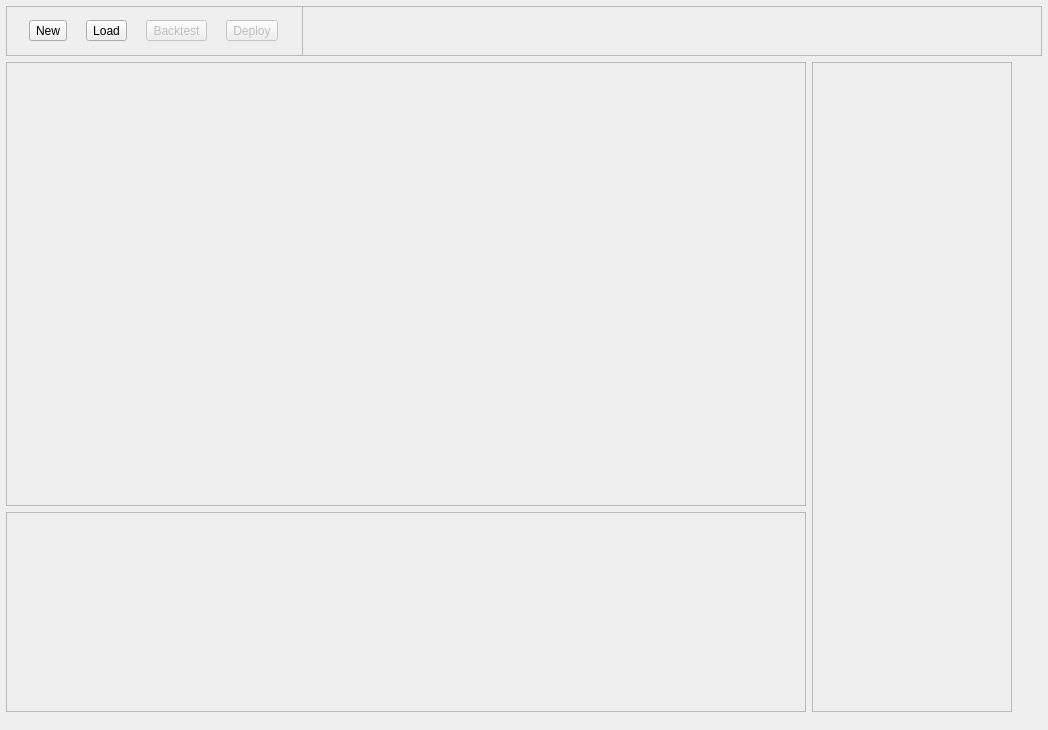
<?xml version="1.0" encoding="UTF-8"?>
<ui version="4.0">
 <class>Backtesting</class>
 <widget class="QWidget" name="Backtesting">
  <property name="geometry">
   <rect>
    <x>0</x>
    <y>0</y>
    <width>1048</width>
    <height>730</height>
   </rect>
  </property>
  <property name="windowTitle">
   <string>Form</string>
  </property>
  <widget class="QFrame" name="frame">
   <property name="geometry">
    <rect>
     <x>6</x>
     <y>6</y>
     <width>1036</width>
     <height>50</height>
    </rect>
   </property>
   <property name="minimumSize">
    <size>
     <width>0</width>
     <height>50</height>
    </size>
   </property>
   <property name="maximumSize">
    <size>
     <width>16777215</width>
     <height>50</height>
    </size>
   </property>
   <property name="frameShape">
    <enum>QFrame::StyledPanel</enum>
   </property>
   <property name="frameShadow">
    <enum>QFrame::Raised</enum>
   </property>
   <widget class="QFrame" name="commands_frame">
    <property name="geometry">
     <rect>
      <x>0</x>
      <y>0</y>
      <width>297</width>
      <height>50</height>
     </rect>
    </property>
    <property name="frameShape">
     <enum>QFrame::StyledPanel</enum>
    </property>
    <property name="frameShadow">
     <enum>QFrame::Raised</enum>
    </property>
    <layout class="QHBoxLayout" name="horizontalLayout">
     <item>
      <widget class="QToolButton" name="new_button">
       <property name="text">
        <string>New</string>
       </property>
      </widget>
     </item>
     <item>
      <widget class="QToolButton" name="load_button">
       <property name="text">
        <string>Load</string>
       </property>
       <property name="autoRaise">
        <bool>false</bool>
       </property>
      </widget>
     </item>
     <item>
      <widget class="QToolButton" name="backtest_button">
       <property name="enabled">
        <bool>false</bool>
       </property>
       <property name="text">
        <string>Backtest</string>
       </property>
      </widget>
     </item>
     <item>
      <widget class="QToolButton" name="deploy_button">
       <property name="enabled">
        <bool>false</bool>
       </property>
       <property name="text">
        <string>Deploy</string>
       </property>
      </widget>
     </item>
    </layout>
   </widget>
  </widget>
  <widget class="QFrame" name="frame_2">
   <property name="geometry">
    <rect>
     <x>6</x>
     <y>62</y>
     <width>1006</width>
     <height>650</height>
    </rect>
   </property>
   <property name="frameShape">
    <enum>QFrame::NoFrame</enum>
   </property>
   <property name="frameShadow">
    <enum>QFrame::Plain</enum>
   </property>
   <layout class="QHBoxLayout" name="horizontalLayout_2">
    <property name="leftMargin">
     <number>0</number>
    </property>
    <property name="topMargin">
     <number>0</number>
    </property>
    <property name="rightMargin">
     <number>0</number>
    </property>
    <property name="bottomMargin">
     <number>0</number>
    </property>
    <item>
     <widget class="QFrame" name="frame_3">
      <property name="minimumSize">
       <size>
        <width>0</width>
        <height>650</height>
       </size>
      </property>
      <property name="frameShape">
       <enum>QFrame::NoFrame</enum>
      </property>
      <property name="frameShadow">
       <enum>QFrame::Plain</enum>
      </property>
      <property name="lineWidth">
       <number>0</number>
      </property>
      <layout class="QVBoxLayout" name="verticalLayout_2">
       <property name="leftMargin">
        <number>0</number>
       </property>
       <property name="topMargin">
        <number>0</number>
       </property>
       <property name="rightMargin">
        <number>0</number>
       </property>
       <property name="bottomMargin">
        <number>0</number>
       </property>
       <item>
        <widget class="QFrame" name="performance">
         <property name="sizePolicy">
          <sizepolicy hsizetype="Expanding" vsizetype="Expanding">
           <horstretch>0</horstretch>
           <verstretch>0</verstretch>
          </sizepolicy>
         </property>
         <property name="minimumSize">
          <size>
           <width>800</width>
           <height>400</height>
          </size>
         </property>
         <property name="acceptDrops">
          <bool>false</bool>
         </property>
         <property name="frameShape">
          <enum>QFrame::StyledPanel</enum>
         </property>
         <property name="frameShadow">
          <enum>QFrame::Raised</enum>
         </property>
         <widget class="QStackedWidget" name="stackedWidget">
          <property name="geometry">
           <rect>
            <x>370</x>
            <y>140</y>
            <width>120</width>
            <height>80</height>
           </rect>
          </property>
          <widget class="QWidget" name="page"/>
          <widget class="QWidget" name="page_2"/>
         </widget>
        </widget>
       </item>
       <item>
        <widget class="QFrame" name="console_frame">
         <property name="sizePolicy">
          <sizepolicy hsizetype="Preferred" vsizetype="Preferred">
           <horstretch>0</horstretch>
           <verstretch>0</verstretch>
          </sizepolicy>
         </property>
         <property name="minimumSize">
          <size>
           <width>800</width>
           <height>200</height>
          </size>
         </property>
         <property name="toolTipDuration">
          <number>-1</number>
         </property>
         <property name="frameShape">
          <enum>QFrame::StyledPanel</enum>
         </property>
         <property name="frameShadow">
          <enum>QFrame::Raised</enum>
         </property>
         <layout class="QHBoxLayout" name="horizontalLayout_3"/>
        </widget>
       </item>
      </layout>
     </widget>
    </item>
    <item>
     <widget class="QFrame" name="settings_frame">
      <property name="sizePolicy">
       <sizepolicy hsizetype="Expanding" vsizetype="Preferred">
        <horstretch>0</horstretch>
        <verstretch>0</verstretch>
       </sizepolicy>
      </property>
      <property name="minimumSize">
       <size>
        <width>200</width>
        <height>600</height>
       </size>
      </property>
      <property name="maximumSize">
       <size>
        <width>200</width>
        <height>16777215</height>
       </size>
      </property>
      <property name="frameShape">
       <enum>QFrame::StyledPanel</enum>
      </property>
      <property name="frameShadow">
       <enum>QFrame::Raised</enum>
      </property>
     </widget>
    </item>
   </layout>
  </widget>
 </widget>
 <resources/>
 <connections/>
</ui>
